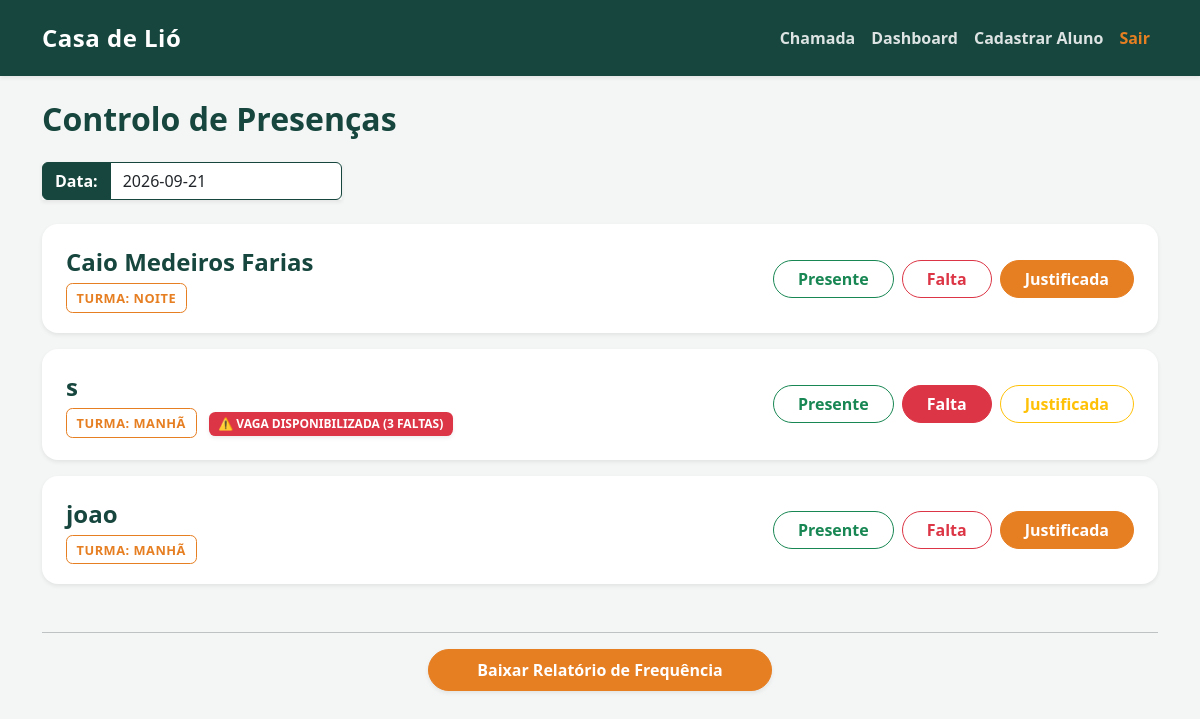
/ (signed in), run on the app's committed database.
### tables this page shows
CREATE TABLE presencas (
        id INTEGER PRIMARY KEY AUTOINCREMENT,
        aluno_id INTEGER,
        data TEXT NOT NULL,
        status TEXT NOT NULL,
        FOREIGN KEY (aluno_id) REFERENCES alunos (id)
    );

CREATE TABLE alunos (
        id INTEGER PRIMARY KEY AUTOINCREMENT,
        nome TEXT NOT NULL,
        data_nascimento TEXT NOT NULL,
        turma TEXT NOT NULL,
        telefone TEXT NOT NULL,
        cep TEXT,
        rua TEXT,
        numero TEXT,
        bairro TEXT,
        cidade TEXT,
        referencia TEXT,
        contato_emergencia TEXT,
        telefone_emergencia TEXT,
        condicao_medica TEXT,
        nome_responsavel TEXT,
        autorizacao_pais BOOLEAN
    );

### app.py (the view)
@app.get("/", response_class=HTMLResponse)
async def home(request: Request, data_chamada: str = None):
    if not request.session.get('perfil'):
        return RedirectResponse(url="/login", status_code=303)
    data_atual = data_chamada if data_chamada else date.today().isoformat()
    conexao = pegar_conexao()
    alunos = conexao.execute('''
        SELECT a.id, a.nome, a.turma, p.status,
               (SELECT COUNT(*) FROM presencas WHERE aluno_id = a.id AND status = 'Falta') as total_faltas
        FROM alunos a
        LEFT JOIN presencas p ON a.id = p.aluno_id AND p.data = ?
    ''', (data_atual,)).fetchall()
    conexao.close()
    return templates.TemplateResponse(
        request=request,
        name="index.html",
        context={"alunos": alunos, "data_atual": data_atual}
    )

### templates/index.html (shortened to what this page needs)
{% extends 'base.html' %}
{% block conteudo %}
    <link rel="stylesheet" href="https://cdn.jsdelivr.net/npm/flatpickr/dist/flatpickr.min.css">
    <h2 class="text-primary fw-bold mb-4">Controlo de Presenças</h2>
    <form method="GET" action="/" class="d-flex mb-4">
        <div class="input-group shadow-sm" style="max-width: 300px;">
            <span class="input-group-text bg-primary text-white border-primary fw-bold">Data:</span>
            <input type="text" id="calendario-br" name="data_chamada" class="form-control border-primary bg-white" value="{{ data_atual }}" placeholder="Selecione a data">
        </div>
    </form>
    {% for aluno in alunos %}
    <div class="card shadow-sm mb-3 border-0" style="border-radius: 1rem;">
        <div class="card-body p-4 d-flex flex-column flex-lg-row justify-content-between align-items-center gap-3">
            <div class="text-center text-lg-start w-100">
                <h4 class="card-title mb-2 fw-bold text-primary">{{ aluno['nome'] }}</h4>
                <span class="badge-institucional me-2">Turma: {{ aluno['turma'] }}</span>
                {% if aluno['total_faltas'] >= 3 %}
                    <span class="badge bg-danger shadow-sm" style="border-radius: 0.4rem; padding: 0.35rem 0.6rem; font-size: 0.75rem; text-transform: uppercase;">
                        ⚠️ Vaga Disponibilizada ({{ aluno['total_faltas'] }} Faltas)
                    </span>
                {% endif %}
            </div>
            <div class="d-flex flex-wrap justify-content-center justify-content-lg-end gap-2 w-100">
                <a href="/registrar/{{ aluno['id'] }}/{{ data_atual }}/Presente"
                   class="btn {% if aluno['status'] == 'Presente' %}btn-success{% else %}btn-outline-success{% endif %} rounded-pill px-4 fw-semibold">
                   Presente
                </a>
                <a href="/registrar/{{ aluno['id'] }}/{{ data_atual }}/Falta"
                   class="btn {% if aluno['status'] == 'Falta' %}btn-danger{% else %}btn-outline-danger{% endif %} rounded-pill px-4 fw-semibold">
                   Falta
                </a>
                <a href="/registrar/{{ aluno['id'] }}/{{ data_atual }}/Falta justificada"
                   class="btn {% if aluno['status'] == 'Falta justificada' %}btn-warning{% else %}btn-outline-warning{% endif %} rounded-pill px-4 fw-semibold">
                   Justificada
                </a>
            </div>
        </div>
    </div>
    {% endfor %}
    <hr class="mt-5">
    <div class="text-center mb-5">
        <button type="button" class="btn btn-warning rounded-pill px-5 py-2 fw-bold shadow-sm text-white" data-bs-toggle="modal" data-bs-target="#modalFiltros">
            Baixar Relatório de Frequência
        </button>
    </div>
{% endblock %}

### templates/base.html (shortened to what this page needs)
<!DOCTYPE html>
<html lang="pt-PT">
<head>
    <link href="https://cdn.jsdelivr.net/npm/bootstrap@5.3.0/dist/css/bootstrap.min.css" rel="stylesheet">
</head>
<body>
    <nav class="navbar navbar-expand-lg shadow-sm">
        <div class="container">
            <a class="navbar-brand fw-bold text-white" href="/">Casa de Lió</a>
            <div class="collapse navbar-collapse" id="navbarNav">
                <ul class="navbar-nav ms-auto">
                    <li class="nav-item"><a class="nav-link fw-semibold" href="/">Chamada</a></li>
                    {% if request.session.get('perfil') == 'coordenacao' %}
                        <li class="nav-item"><a class="nav-link fw-semibold" href="/dashboard">Dashboard</a></li>
                        <li class="nav-item"><a class="nav-link fw-semibold" href="/cadastrar">Cadastrar Aluno</a></li>
                    {% endif %}
                    <li class="nav-item"><a class="nav-link fw-bold" style="color: var(--laranja-adra) !important;" href="/sair">Sair</a></li>
                </ul>
            </div>
        </div>
    </nav>
    <div class="container mt-4">
        {% block conteudo %}{% endblock %}
    </div>
</body>
</html>

### templates/base.html (style rules this page uses)
:root { --verde-adra: #16463d; --laranja-adra: #e67e22; --fundo-cinza: #f4f6f5; }
body { background-color: var(--fundo-cinza) !important; font-family: 'Segoe UI', Tahoma, Geneva, Verdana, sans-serif; }
.navbar { background-color: var(--verde-adra) !important; padding-top: 15px; padding-bottom: 15px; }
.navbar-brand { font-size: 1.5rem; letter-spacing: 0.5px; }
.nav-link { color: rgba(255, 255, 255, 0.85) !important; transition: color 0.3s; }
.text-primary { color: var(--verde-adra) !important; }
.bg-primary { background-color: var(--verde-adra) !important; }
.border-primary { border-color: var(--verde-adra) !important; }
.btn-warning { background-color: var(--laranja-adra) !important; border-color: var(--laranja-adra) !important; color: white !important; }
.card { border-radius: 1rem !important; border: none; transition: transform 0.2s ease-in-out; }
.badge-institucional { background-color: transparent; color: var(--laranja-adra); border: 1.5px solid var(--laranja-adra); padding: 0.3rem 0.6rem; border-radius: 0.4rem; font-size: 0.80rem; font-weight: 700; text-transform: uppercase; letter-spacing: 0.5px; }

### data on the page
presencas: nome "Caio Medeiros Farias", turma "NOITE"
presencas: nome "s", turma "MANHÃ", total_faltas "3"
presencas: nome "joao", turma "MANHÃ"
